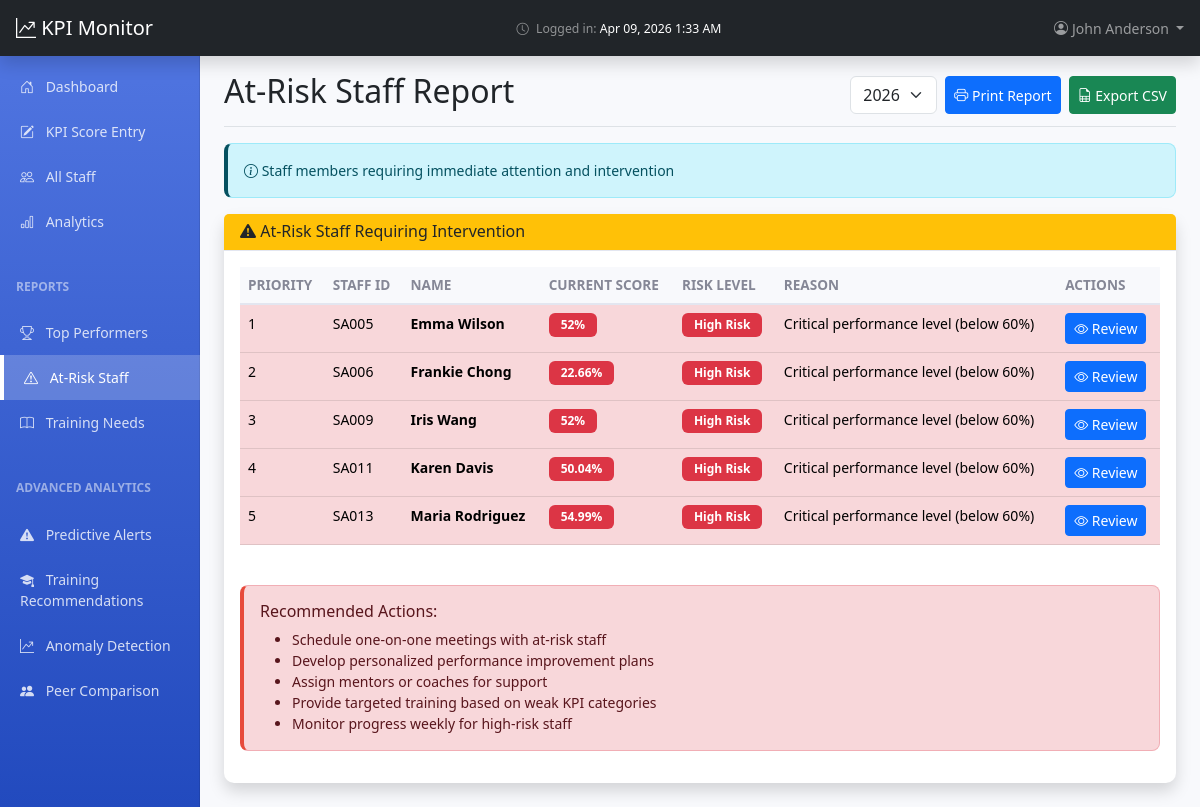
/supervisor/reports.php?type=at_risk (signed in), run on the app's committed database.
### tables this page shows
CREATE TABLE `staff` (
  `staff_id` int(11) NOT NULL,
  `staff_code` varchar(20) NOT NULL,
  `name` varchar(100) NOT NULL,
  `email` varchar(100) DEFAULT NULL,
  `department` varchar(100) DEFAULT NULL,
  `position` varchar(100) DEFAULT 'Sales Assistant',
  `status` enum('Active','Inactive') DEFAULT 'Active',
  `hire_date` date DEFAULT NULL,
  `photo` varchar(100) DEFAULT NULL COMMENT 'Filename in assets/photos/ e.g. Alice_Johnson.jpg',
  `created_at` timestamp NOT NULL DEFAULT current_timestamp()
);

### supervisor/reports.php (the view, shortened to what the rows shown need)
<?php
require_once '../config/database.php';
require_once '../includes/KPICalculator.php';
$pdo = getDBConnection();
$calculator = new KPICalculator($pdo);
$report_type = $_GET['type'] ?? 'top_performers';
$current_year = date('Y');
$selected_year = $_GET['year'] ?? $current_year;
$report_data = [];
$report_title = '';
switch ($report_type) {
    case 'at_risk':
        $report_title = 'At-Risk Staff Report';
        $report_data = $calculator->getAtRiskStaff($selected_year);
        break;
}
?>
<!DOCTYPE html>
<html lang="en">
<head>
    <link href="https://cdn.jsdelivr.net/npm/bootstrap@5.3.0/dist/css/bootstrap.min.css" rel="stylesheet">
    <link rel="stylesheet" href="https://cdn.jsdelivr.net/npm/bootstrap-icons@1.11.0/font/bootstrap-icons.css">
    <link href="../assets/css/dashboard.css" rel="stylesheet">
</head>
<body>
    <div class="container-fluid">
        <div class="row">
            <main class="col-md-9 ms-sm-auto col-lg-10 px-md-4">
                <div class="d-flex justify-content-between flex-wrap flex-md-nowrap align-items-center pt-3 pb-2 mb-3 border-bottom">
                    <h1 class="h2"><?= $report_title ?></h1>
                </div>
                <?php if ($report_type == 'top_performers'): ?>
                    <div class="card shadow mb-4">
                        <div class="card-header">
                            <h6 class="m-0 font-weight-bold text-success">
                                <i class="bi bi-trophy-fill"></i> Top Performers (<?= $selected_year ?>)
                            </h6>
                        </div>
                        <div class="card-body">
                            <?php if (empty($report_data)): ?>
                                <p class="text-muted">No top performers found for this period.</p>
                            <?php else: ?>
                                <div class="table-responsive">
                                    <table class="table table-hover" id="reportTable">
                                        <thead>
                                            <tr>
                                                <th scope="col">Rank</th>
                                                <th scope="col">Staff ID</th>
                                                <th scope="col">Name</th>
                                                <th scope="col">Department</th>
                                                <th scope="col">Overall Score</th>
                                                <th scope="col">Actions</th>
                                            </tr>
                                        </thead>
                                        <tbody>
                                            <?php foreach ($report_data as $index => $staff): ?>
                                                <tr>
                                                    <td>
                                                        <?php if ($index == 0): ?>
                                                            <i class="bi bi-trophy-fill text-warning fs-4"></i>
                                                        <?php elseif ($index == 1): ?>
                                                            <i class="bi bi-trophy-fill text-secondary fs-5"></i>
                                                        <?php elseif ($index == 2): ?>
                                                            <i class="bi bi-trophy-fill text-danger fs-6"></i>
                                                        <?php else: ?>
                                                            <?= $index + 1 ?>
                                                        <?php endif; ?>
                                                    </td>
                                                    <td><?= htmlspecialchars($staff['staff_number']) ?></td>
                                                    <td><strong><?= htmlspecialchars($staff['full_name']) ?></strong></td>
                                                    <td><?= htmlspecialchars($staff['department']) ?></td>
                                                    <td>
                                                        <span class="badge bg-success fs-6"><?= $staff['overall_score'] ?>%</span>
                                                    </td>
                                                    <td>
                                                        <a href="staff_profile.php?id=<?= $staff['staff_id'] ?>"
                                                           class="btn btn-sm btn-primary">
                                                            <i class="bi bi-eye"></i> View Profile
                                                        </a>
                                                    </td>
                                                </tr>
                                            <?php endforeach; ?>
                                        </tbody>
                                    </table>
                                </div>
                                <div class="mt-4">
                                    <h6>Summary Statistics</h6>
                                    <div class="row">
                                        <div class="col-md-4">
                                            <div class="card bg-light">
                                                <div class="card-body text-center">
                                                    <h3><?= count($report_data) ?></h3>
                                                    <p class="mb-0">Total Top Performers</p>
                                                </div>
                                            </div>
                                        </div>
                                        <div class="col-md-4">
                                            <div class="card bg-light">
                                                <div class="card-body text-center">
                                                    <h3><?= round(array_sum(array_column($report_data, 'overall_score')) / count($report_data), 1) ?>%</h3>
                                                    <p class="mb-0">Average Score</p>
                                                </div>
                                            </div>
                                        </div>
                                        <div class="col-md-4">
                                            <div class="card bg-light">
                                                <div class="card-body text-center">
                                                    <h3><?= max(array_column($report_data, 'overall_score')) ?>%</h3>
                                                    <p class="mb-0">Highest Score</p>
                                                </div>
                                            </div>
                                        </div>
                                    </div>
                                </div>
                            <?php endif; ?>
                        </div>
                    </div>
                <?php elseif ($report_type == 'at_risk'): ?>
                    <div class="card shadow mb-4">
                        <div class="card-body">
                            <?php if (empty($report_data)): ?>
                                <div class="alert alert-success">
                                    <i class="bi bi-check-circle"></i> Excellent! No staff members are currently at risk.
                                </div>
                            <?php else: ?>
                                <div class="table-responsive">
                                    <table class="table table-hover" id="reportTable">
                                        <thead>
                                            <tr>
                                                <th scope="col">Priority</th>
                                                <th scope="col">Staff ID</th>
                                                <th scope="col">Name</th>
                                                <th scope="col">Current Score</th>
                                                <th scope="col">Risk Level</th>
                                                <th scope="col">Reason</th>
                                                <th scope="col">Actions</th>
                                            </tr>
                                        </thead>
                                        <tbody>
                                            <?php foreach ($report_data as $index => $staff): ?>
                                                <tr class="<?= $staff['risk_level'] == 'High' ? 'table-danger' : 'table-warning' ?>">
                                                    <td><?= $index + 1 ?></td>
                                                    <td><?= htmlspecialchars($staff['staff_number']) ?></td>
                                                    <td><strong><?= htmlspecialchars($staff['full_name']) ?></strong></td>
                                                    <td>
                                                        <span class="badge bg-danger"><?= $staff['current_score'] ?>%</span>
                                                    </td>
                                                    <td>
                                                        <span class="badge bg-<?= $staff['risk_level'] == 'High' ? 'danger' : 'warning' ?>">
                                                            <?= $staff['risk_level'] ?> Risk
                                                        </span>
                                                    </td>
                                                    <td><?= htmlspecialchars($staff['reason']) ?></td>
                                                    <td>
                                                        <a href="staff_profile.php?id=<?= $staff['staff_id'] ?>"
                                                           class="btn btn-sm btn-primary">
                                                            <i class="bi bi-eye"></i> Review
                                                        </a>
                                                    </td>
                                                </tr>
                                            <?php endforeach; ?>
                                        </tbody>
                                    </table>
                                </div>
                            <?php endif; ?>
                        </div>
                    </div>
                <?php endif; ?>
            </main>
        </div>
    </div>
</body>
</html>

### data on the page
staff: staff_code "SA005", name "Emma Wilson", current_score "52", risk_level "High", reason "Critical performance level (below 60%)"
staff: staff_code "SA006", name "Frankie Chong", current_score "22.66", risk_level "High", reason "Critical performance level (below 60%)"
staff: staff_code "SA009", name "Iris Wang", current_score "52", risk_level "High", reason "Critical performance level (below 60%)"
staff: staff_code "SA011", name "Karen Davis", current_score "50.04", risk_level "High", reason "Critical performance level (below 60%)"
staff: staff_code "SA013", name "Maria Rodriguez", current_score "54.99", risk_level "High", reason "Critical performance level (below 60%)"

### other printed values
$login_display "Apr 09, 2026 1:33 AM"
$supervisor_name "John Anderson"
$report_title "At-Risk Staff Report"
$report_description "Staff members requiring immediate attention and intervention"
form field value "2026"
